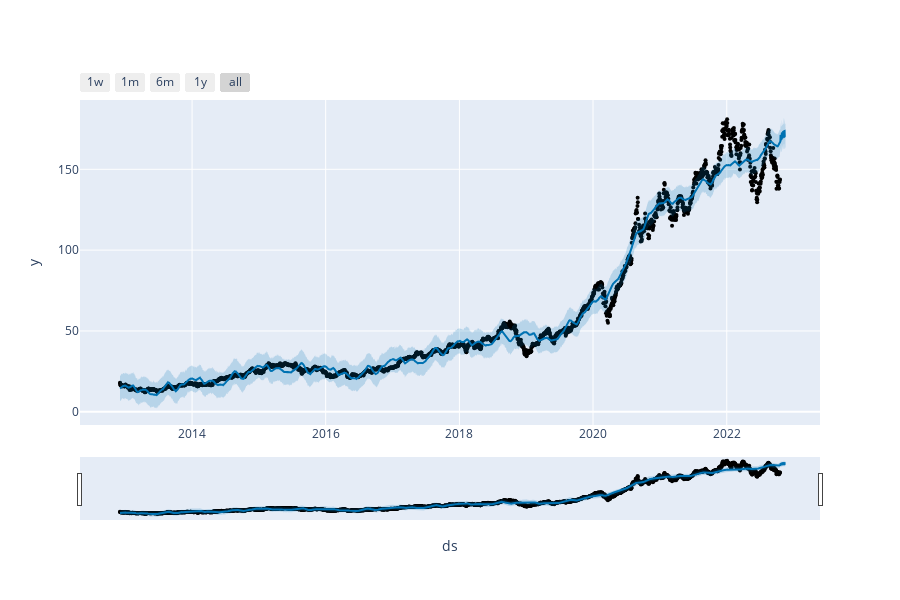

Here is the notebook cell this chart was saved with:
### Code cell
plot_plotly(model_p, forecast)

### Figure 1 — Plotly figure (JSON) as saved in the notebook; plotly's stock layout.template omitted (floating-point values rounded to 4 significant figures; data arrays with more than 128 entries replaced by an {"elided": "..."} marker saying what was removed)
{"data": [{"marker": {"color": "black", "size": 4}, "mode": "markers", "name": "Actual", "type": "scatter", "x": {"elided": "2488 str values"}, "y": {"elided": "2488 float values"}}, {"hoverinfo": "skip", "line": {"width": 0}, "mode": "lines", "type": "scatter", "x": {"elided": "2518 str values"}, "y": {"elided": "2518 float values"}}, {"fill": "tonexty", "fillcolor": "rgba(0, 114, 178, 0.2)", "line": {"color": "#0072B2", "width": 2}, "mode": "lines", "name": "Predicted", "type": "scatter", "x": {"elided": "2518 str values"}, "y": {"elided": "2518 float values"}}, {"fill": "tonexty", "fillcolor": "rgba(0, 114, 178, 0.2)", "hoverinfo": "skip", "line": {"width": 0}, "mode": "lines", "type": "scatter", "x": {"elided": "2518 str values"}, "y": {"elided": "2518 float values"}}], "layout": {"height": 600, "showlegend": false, "width": 900, "xaxis": {"rangeselector": {"buttons": [{"count": 7, "label": "1w", "step": "day", "stepmode": "backward"}, {"count": 1, "label": "1m", "step": "month", "stepmode": "backward"}, {"count": 6, "label": "6m", "step": "month", "stepmode": "backward"}, {"count": 1, "label": "1y", "step": "year", "stepmode": "backward"}, {"step": "all"}]}, "rangeslider": {"visible": true}, "title": {"text": "ds"}, "type": "date"}, "yaxis": {"title": {"text": "y"}}}}
